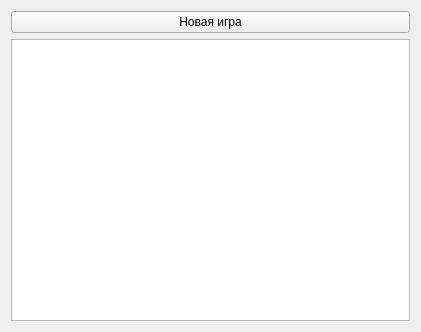
<?xml version="1.0" encoding="UTF-8"?>
<ui version="4.0">
 <class>Widget</class>
 <widget class="QWidget" name="Widget">
  <property name="geometry">
   <rect>
    <x>0</x>
    <y>0</y>
    <width>421</width>
    <height>332</height>
   </rect>
  </property>
  <property name="windowTitle">
   <string>Widget</string>
  </property>
  <layout class="QGridLayout" name="gridLayout">
   <item row="1" column="0">
    <widget class="QGraphicsView" name="graphicsView">
     <property name="enabled">
      <bool>true</bool>
     </property>
    </widget>
   </item>
   <item row="0" column="0">
    <widget class="QPushButton" name="pushButton">
     <property name="text">
      <string>Новая игра</string>
     </property>
    </widget>
   </item>
  </layout>
 </widget>
 <layoutdefault spacing="6" margin="11"/>
 <resources/>
 <connections/>
</ui>
